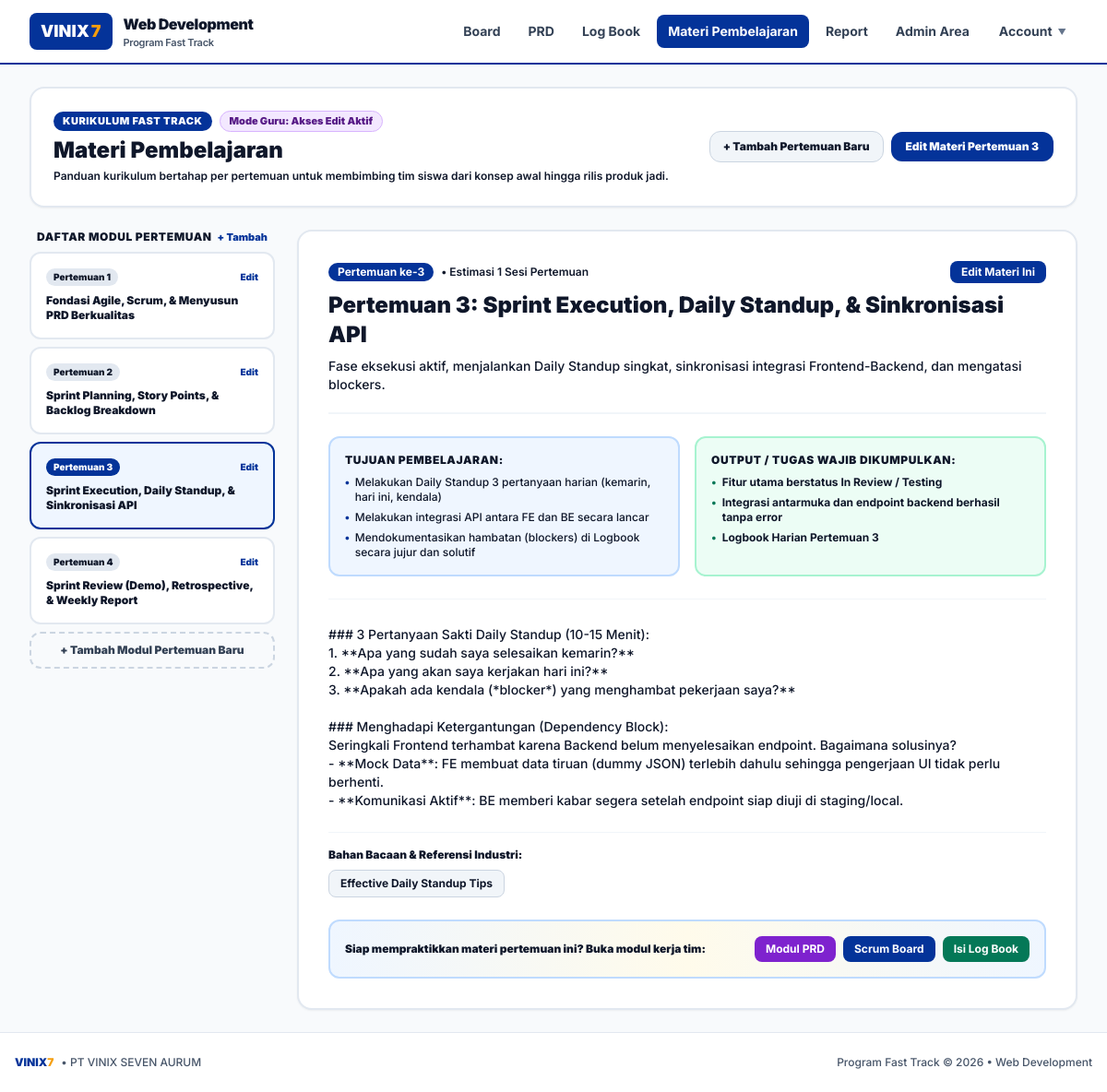
Screenshot of /lms.php?week=3 (signed in) with the database file from the repository.
### tables this page shows
CREATE TABLE lms_modules (
            id TEXT PRIMARY KEY,
            week_number INTEGER NOT NULL,
            title TEXT NOT NULL,
            summary TEXT NOT NULL,
            content TEXT NOT NULL,
            objectives TEXT NOT NULL,
            deliverables TEXT NOT NULL,
            external_links TEXT NOT NULL,
            is_published INTEGER DEFAULT 1
        );

### lms.php (the view, shortened to what this page needs)
<?php
require_once __DIR__ . '/includes/header.php';
$isGuru = ($currentRole === 'guru' || $currentRole === 'super_admin');
$selectedWeek = (int)($_GET['week'] ?? 1);
$stmt = $pdo->query("SELECT * FROM lms_modules ORDER BY week_number ASC");
$modules = $stmt->fetchAll();
$currentModule = null;
foreach ($modules as $m) {
    if ((int)$m['week_number'] === $selectedWeek) {
        $currentModule = $m;
        break;
    }
}
$objectives = $currentModule ? (json_decode($currentModule['objectives'] ?? '[]', true) ?? []) : [];
$deliverables = $currentModule ? (json_decode($currentModule['deliverables'] ?? '[]', true) ?? []) : [];
$externalLinks = $currentModule ? (json_decode($currentModule['external_links'] ?? '[]', true) ?? []) : [];
?>
<div class="space-y-6">
    <div class="bg-white rounded-2xl p-6 border-2 border-slate-200 shadow-sm flex flex-col sm:flex-row sm:items-center justify-between gap-4">
        <div>
            <div class="flex items-center gap-2 mb-1">
                <span class="px-2.5 py-0.5 bg-[#043399] text-white text-[11px] font-black rounded-full uppercase tracking-wider">Kurikulum Fast Track</span>
                <?php if ($isGuru): ?>
                    <span class="px-2.5 py-0.5 bg-purple-100 text-purple-900 border border-purple-300 text-[11px] font-black rounded-full">Mode Guru: Akses Edit Aktif</span>
                <?php else: ?>
                    <span class="px-2.5 py-0.5 bg-slate-100 text-slate-800 border border-slate-300 text-[11px] font-bold rounded-full">Mode Siswa: Hanya Baca</span>
                <?php endif; ?>
            </div>
            <h1 class="text-2xl font-black text-black">Materi Pembelajaran</h1>
            <p class="text-xs text-black font-semibold mt-1">
                Panduan kurikulum bertahap per pertemuan untuk membimbing tim siswa dari konsep awal hingga rilis produk jadi.
            </p>
        </div>
        <div class="flex flex-wrap items-center gap-2">
            <?php if ($isGuru): ?>
                <button type="button" onclick="openEditModuleModal(null)" class="px-3.5 py-2 bg-slate-100 hover:bg-slate-200 text-black border border-slate-300 rounded-xl text-xs font-black transition">
                    + Tambah Pertemuan Baru
                </button>
                <?php if ($currentModule): ?>
                    <button type="button" onclick="openEditModuleModal('<?= htmlspecialchars($currentModule['id']) ?>')" class="px-4 py-2 bg-[#043399] hover:bg-[#021f5c] text-white rounded-xl text-xs font-black shadow-sm transition">
                        Edit Materi Pertemuan <?= $currentModule['week_number'] ?>
                    </button>
                <?php endif; ?>
            <?php else: ?>
                <span class="px-3 py-1.5 bg-blue-50 text-[#043399] border border-blue-200 rounded-xl text-xs font-black">
                    Total <?= count($modules) ?> Modul Pertemuan
                </span>
            <?php endif; ?>
        </div>
    </div>
    <div class="grid grid-cols-1 lg:grid-cols-4 gap-6 items-start">
        <div class="lg:col-span-1 space-y-2">
            <div class="flex items-center justify-between px-2 mb-2">
                <span class="text-xs font-black text-black uppercase tracking-wider">
                    Daftar Modul Pertemuan
                </span>
                <?php if ($isGuru): ?>
                    <button type="button" onclick="openEditModuleModal(null)" class="text-[11px] text-[#043399] hover:underline font-black">
                        + Tambah
                    </button>
                <?php endif; ?>
            </div>
            <?php foreach ($modules as $m): ?>
                <a href="lms.php?week=<?= $m['week_number'] ?>" class="block p-4 rounded-xl border-2 transition <?= (int)$m['week_number'] === $selectedWeek ? 'bg-blue-50 border-[#043399] shadow-sm' : 'bg-white border-slate-200 hover:bg-slate-50' ?>">
                    <div class="flex items-center justify-between">
                        <span class="text-[10px] font-black px-2 py-0.5 rounded-full <?= (int)$m['week_number'] === $selectedWeek ? 'bg-[#043399] text-white' : 'bg-slate-200 text-black' ?>">
                            Pertemuan <?= $m['week_number'] ?>
                        </span>
                        <?php if ($isGuru): ?>
                            <button type="button" onclick="event.preventDefault(); event.stopPropagation(); openEditModuleModal('<?= htmlspecialchars($m['id']) ?>')" class="text-[10px] text-[#043399] hover:underline font-black">
                                Edit
                            </button>
                        <?php endif; ?>
                    </div>
                    <h4 class="text-xs font-black mt-2 text-black line-clamp-2">
                        <?= htmlspecialchars(preg_replace('/^(Minggu|Pekan|Pertemuan) \d+: /', '', $m['title'])) ?>
                    </h4>
                </a>
            <?php endforeach; ?>
            <?php if ($isGuru): ?>
                <button type="button" onclick="openEditModuleModal(null)" class="w-full py-2.5 px-3 border-2 border-dashed border-slate-300 hover:border-[#043399] hover:bg-blue-50 text-slate-700 hover:text-[#043399] rounded-xl text-xs font-black transition text-center mt-2">
                    + Tambah Modul Pertemuan Baru
                </button>
            <?php endif; ?>
        </div>
        <div class="lg:col-span-3 space-y-6">
            <?php if ($currentModule): ?>
                <div class="bg-white rounded-2xl p-6 sm:p-8 border-2 border-slate-200 shadow-sm space-y-6">
                    <div class="border-b-2 border-slate-100 pb-5">
                        <div class="flex flex-wrap items-center justify-between gap-2 mb-2">
                            <div class="flex items-center gap-2">
                                <span class="px-2.5 py-0.5 rounded-full bg-[#043399] text-white text-xs font-bold">
                                    Pertemuan ke-<?= $currentModule['week_number'] ?>
                                </span>
                                <span class="text-xs text-black font-semibold">• Estimasi 1 Sesi Pertemuan</span>
                            </div>
                            <?php if ($isGuru): ?>
                                <button type="button" onclick="openEditModuleModal('<?= htmlspecialchars($currentModule['id']) ?>')" class="px-3 py-1 bg-[#043399] hover:bg-[#021f5c] text-white text-xs font-bold rounded-lg shadow-xs transition">
                                    Edit Materi Ini
                                </button>
                            <?php endif; ?>
                        </div>
                        <h2 class="text-xl sm:text-2xl font-black text-black leading-tight">
                            <?= htmlspecialchars($currentModule['title']) ?>
                        </h2>
                        <p class="text-xs sm:text-sm text-black font-medium mt-2 leading-relaxed">
                            <?= htmlspecialchars($currentModule['summary']) ?>
                        </p>
                    </div>
                    <div class="grid grid-cols-1 md:grid-cols-2 gap-4">
                        <div class="bg-blue-50 p-4 rounded-xl border-2 border-blue-200 space-y-2">
                            <h4 class="text-xs font-black text-black uppercase tracking-wider flex items-center gap-1.5">
                                <span>Tujuan Pembelajaran:</span>
                            </h4>
                            <ul class="space-y-1.5 text-xs text-black font-medium">
                                <?php if (!empty($objectives)): ?>
                                    <?php foreach ($objectives as $obj): ?>
                                        <li class="flex items-start gap-1.5">
                                            <span class="text-[#043399] font-black">•</span>
                                            <span><?= htmlspecialchars($obj) ?></span>
                                        </li>
                                    <?php endforeach; ?>
                                <?php else: ?>
                                    <li class="text-slate-500 italic text-xs">Belum ada tujuan pembelajaran dicatat.</li>
                                <?php endif; ?>
                            </ul>
                        </div>
                        <div class="bg-emerald-50 p-4 rounded-xl border-2 border-emerald-200 space-y-2">
                            <h4 class="text-xs font-black text-black uppercase tracking-wider flex items-center gap-1.5">
                                <span>Output / Tugas Wajib Dikumpulkan:</span>
                            </h4>
                            <ul class="space-y-1.5 text-xs text-black font-medium">
                                <?php if (!empty($deliverables)): ?>
                                    <?php foreach ($deliverables as $del): ?>
                                        <li class="flex items-start gap-1.5">
                                            <span class="text-emerald-700 font-bold">•</span>
                                            <span class="font-bold"><?= htmlspecialchars($del) ?></span>
                                        </li>
                                    <?php endforeach; ?>
                                <?php else: ?>
                                    <li class="text-slate-500 italic text-xs">Belum ada output wajib dicatat.</li>
                                <?php endif; ?>
                            </ul>
                        </div>
                    </div>
                    <div class="pt-2 border-t border-slate-100 text-xs sm:text-sm leading-relaxed space-y-4">
                        <div class="whitespace-pre-line text-black font-medium">
                            <?= htmlspecialchars($currentModule['content']) ?>
                        </div>
                    </div>
                    <?php if (!empty($externalLinks)): ?>
                        <div class="pt-4 border-t border-slate-100">
                            <h4 class="text-xs font-black text-black mb-2">Bahan Bacaan & Referensi Industri:</h4>
                            <div class="flex flex-wrap gap-2">
                                <?php foreach ($externalLinks as $link): ?>
                                    <a href="<?= htmlspecialchars($link['url']) ?>" target="_blank" rel="noopener noreferrer" class="px-3 py-1.5 bg-slate-100 hover:bg-slate-200 border border-slate-300 text-black rounded-lg text-xs font-bold transition flex items-center gap-1">
                                        <span><?= htmlspecialchars($link['title']) ?></span>
                                    </a>
                                <?php endforeach; ?>
                            </div>
                        </div>
                    <?php endif; ?>
                    <div class="bg-gradient-to-r from-blue-50 via-amber-50 to-blue-50 p-4 rounded-xl border-2 border-blue-200 flex flex-wrap items-center justify-between gap-3">
                        <div class="text-xs font-black text-black">
                            Siap mempraktikkan materi pertemuan ini? Buka modul kerja tim:
                        </div>
                        <div class="flex items-center gap-2">
                            <a href="prd.php" class="px-3 py-1.5 rounded-lg bg-purple-700 text-white text-xs font-bold shadow-xs">Modul PRD</a>
                            <a href="board.php" class="px-3 py-1.5 rounded-lg bg-[#043399] text-white text-xs font-bold shadow-xs">Scrum Board</a>
                            <a href="logbook.php" class="px-3 py-1.5 rounded-lg bg-emerald-700 text-white text-xs font-bold shadow-xs">Isi Log Book</a>
                        </div>
                    </div>
                </div>
            <?php endif; ?>
        </div>
    </div>
</div>
<?php require_once __DIR__ . '/includes/footer.php'; ?>

### assets/css/custom.css (style rules this page uses)
:root { --vinix-blue: #043399; --vinix-blue-dark: #021f5c; --vinix-blue-light: #eef3fc; --vinix-yellow: #f59e0b; --vinix-yellow-dark: #d97706; --vinix-yellow-light: #fef8ee; --text-black: #0f172a; --text-dark: #1e293b; }
body { font-family: 'Inter', -apple-system, BlinkMacSystemFont, "Segoe UI", Roboto, sans-serif; color: var(--text-black); background-color: #f8fafc; }
h1, h2, h3, h4, h5, h6, p, span, td, th, label, div { color: inherit; }
.text-white { color: #ffffff !important; }
.text-black { color: #000000 !important; }

### includes/header.php (style rules this page uses)
body { font-family: 'Inter', -apple-system, BlinkMacSystemFont, "Segoe UI", Roboto, sans-serif; color: #0f172a; }
h1, h2, h3, h4, h5, h6, p, span, td, th, label, div, input, textarea, select { color: inherit; }
.text-white { color: #ffffff !important; }
.text-black { color: #0f172a !important; }

### rows the page displays
lms_modules: week_number "3", title "Sprint Execution, Daily Standup, & Sinkronisasi API", title "Pertemuan 3: Sprint Execution, Daily Standup, & Sinkronisasi API", summary "Fase eksekusi aktif, menjalankan Daily Standup singkat, sinkronisasi integrasi Frontend-Backend, dan mengatasi blockers.", objectives "Melakukan Daily Standup 3 pertanyaan harian (kemarin, hari ini, kendala)", objectives "Melakukan integrasi API antara FE dan BE secara lancar", objectives "Mendokumentasikan hambatan (blockers) di Logbook secara jujur dan solutif", deliverables "Fitur utama berstatus In Review / Testing", deliverables "Integrasi antarmuka dan endpoint backend berhasil tanpa error", deliverables "Logbook Harian Pertemuan 3", content "### 3 Pertanyaan Sakti Daily Standup (10-15 Menit): 1. **Apa yang sudah saya selesaikan kemarin?** 2. **Apa yang akan saya kerjakan hari ini?** 3. **Apakah ada kendala (*blocker*) yang menghambat pekerjaan saya?** ### Menghadapi Ketergantungan (Dependency Block): Seringkali Frontend terhambat karena Backend belum menyelesaikan endpoint. Bagaimana solusinya? - **Mock Data**: FE membuat data tiruan (dummy JSON) terlebih dahulu sehingga pengerjaan UI tidak perlu berhenti. - **Komunikasi Aktif**: BE memberi kabar segera setelah endpoint siap diuji di staging/local."
lms_modules: week_number "1", title "Fondasi Agile, Scrum, & Menyusun PRD Berkualitas"
lms_modules: week_number "2", title "Sprint Planning, Story Points, & Backlog Breakdown"
lms_modules: week_number "4", title "Sprint Review (Demo), Retrospective, & Weekly Report"

### other values shown
$link['title'] "Effective Daily Standup Tips"
